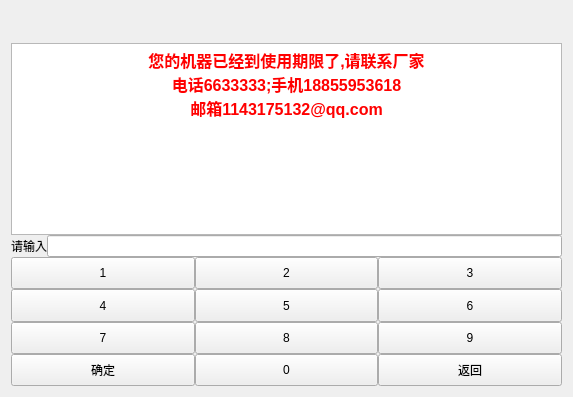
<?xml version="1.0" encoding="UTF-8"?>
<ui version="4.0">
 <class>input_machine_use_time</class>
 <widget class="QWidget" name="input_machine_use_time">
  <property name="geometry">
   <rect>
    <x>0</x>
    <y>0</y>
    <width>573</width>
    <height>397</height>
   </rect>
  </property>
  <property name="windowTitle">
   <string>Form</string>
  </property>
  <layout class="QGridLayout" name="gridLayout_2">
   <item row="0" column="0">
    <layout class="QVBoxLayout" name="verticalLayout" stretch="1,2,1,4,1">
     <property name="spacing">
      <number>0</number>
     </property>
     <item>
      <widget class="QLabel" name="l_title">
       <property name="font">
        <font>
         <pointsize>15</pointsize>
        </font>
       </property>
       <property name="text">
        <string/>
       </property>
       <property name="alignment">
        <set>Qt::AlignCenter</set>
       </property>
      </widget>
     </item>
     <item>
      <widget class="QTextBrowser" name="textBrowser">
       <property name="enabled">
        <bool>true</bool>
       </property>
       <property name="sizePolicy">
        <sizepolicy hsizetype="Minimum" vsizetype="Fixed">
         <horstretch>0</horstretch>
         <verstretch>0</verstretch>
        </sizepolicy>
       </property>
       <property name="html">
        <string>&lt;!DOCTYPE HTML PUBLIC &quot;-//W3C//DTD HTML 4.0//EN&quot; &quot;http://www.w3.org/TR/REC-html40/strict.dtd&quot;&gt;
&lt;html&gt;&lt;head&gt;&lt;meta name=&quot;qrichtext&quot; content=&quot;1&quot; /&gt;&lt;style type=&quot;text/css&quot;&gt;
p, li { white-space: pre-wrap; }
&lt;/style&gt;&lt;/head&gt;&lt;body style=&quot; font-family:'Ubuntu'; font-size:11pt; font-weight:400; font-style:normal;&quot;&gt;
&lt;p align=&quot;center&quot; style=&quot; margin-top:0px; margin-bottom:0px; margin-left:0px; margin-right:0px; -qt-block-indent:0; text-indent:0px;&quot;&gt;&lt;span style=&quot; font-size:12pt; font-weight:600; color:#ff0000;&quot;&gt;您的机器已经到使用期限了,请联系厂家&lt;/span&gt;&lt;/p&gt;
&lt;p align=&quot;center&quot; style=&quot; margin-top:0px; margin-bottom:0px; margin-left:0px; margin-right:0px; -qt-block-indent:0; text-indent:0px;&quot;&gt;&lt;span style=&quot; font-size:12pt; font-weight:600; color:#ff0000;&quot;&gt;电话6633333;手机18855953618&lt;/span&gt;&lt;/p&gt;
&lt;p align=&quot;center&quot; style=&quot; margin-top:0px; margin-bottom:0px; margin-left:0px; margin-right:0px; -qt-block-indent:0; text-indent:0px;&quot;&gt;&lt;span style=&quot; font-size:12pt; font-weight:600; color:#ff0000;&quot;&gt;邮箱1143175132@qq.com&lt;/span&gt;&lt;/p&gt;&lt;/body&gt;&lt;/html&gt;</string>
       </property>
      </widget>
     </item>
     <item>
      <layout class="QHBoxLayout" name="horizontalLayout_2">
       <property name="spacing">
        <number>0</number>
       </property>
       <item>
        <widget class="QLabel" name="l_notation">
         <property name="text">
          <string>请输入</string>
         </property>
        </widget>
       </item>
       <item>
        <widget class="QLineEdit" name="lineEdit"/>
       </item>
      </layout>
     </item>
     <item>
      <layout class="QGridLayout" name="gridLayout">
       <item row="0" column="0">
        <widget class="QPushButton" name="b_1">
         <property name="sizePolicy">
          <sizepolicy hsizetype="Minimum" vsizetype="Minimum">
           <horstretch>0</horstretch>
           <verstretch>0</verstretch>
          </sizepolicy>
         </property>
         <property name="text">
          <string>1</string>
         </property>
        </widget>
       </item>
       <item row="0" column="1">
        <widget class="QPushButton" name="b_2">
         <property name="sizePolicy">
          <sizepolicy hsizetype="Minimum" vsizetype="Minimum">
           <horstretch>0</horstretch>
           <verstretch>0</verstretch>
          </sizepolicy>
         </property>
         <property name="text">
          <string>2</string>
         </property>
        </widget>
       </item>
       <item row="0" column="2">
        <widget class="QPushButton" name="b_3">
         <property name="sizePolicy">
          <sizepolicy hsizetype="Minimum" vsizetype="Minimum">
           <horstretch>0</horstretch>
           <verstretch>0</verstretch>
          </sizepolicy>
         </property>
         <property name="text">
          <string>3</string>
         </property>
        </widget>
       </item>
       <item row="1" column="0">
        <widget class="QPushButton" name="b_4">
         <property name="sizePolicy">
          <sizepolicy hsizetype="Minimum" vsizetype="Minimum">
           <horstretch>0</horstretch>
           <verstretch>0</verstretch>
          </sizepolicy>
         </property>
         <property name="text">
          <string>4</string>
         </property>
        </widget>
       </item>
       <item row="1" column="1">
        <widget class="QPushButton" name="b_5">
         <property name="sizePolicy">
          <sizepolicy hsizetype="Minimum" vsizetype="Minimum">
           <horstretch>0</horstretch>
           <verstretch>0</verstretch>
          </sizepolicy>
         </property>
         <property name="text">
          <string>5</string>
         </property>
        </widget>
       </item>
       <item row="1" column="2">
        <widget class="QPushButton" name="b_6">
         <property name="sizePolicy">
          <sizepolicy hsizetype="Minimum" vsizetype="Minimum">
           <horstretch>0</horstretch>
           <verstretch>0</verstretch>
          </sizepolicy>
         </property>
         <property name="text">
          <string>6</string>
         </property>
        </widget>
       </item>
       <item row="2" column="0">
        <widget class="QPushButton" name="b_7">
         <property name="sizePolicy">
          <sizepolicy hsizetype="Minimum" vsizetype="Minimum">
           <horstretch>0</horstretch>
           <verstretch>0</verstretch>
          </sizepolicy>
         </property>
         <property name="text">
          <string>7</string>
         </property>
        </widget>
       </item>
       <item row="2" column="1">
        <widget class="QPushButton" name="b_8">
         <property name="sizePolicy">
          <sizepolicy hsizetype="Minimum" vsizetype="Minimum">
           <horstretch>0</horstretch>
           <verstretch>0</verstretch>
          </sizepolicy>
         </property>
         <property name="text">
          <string>8</string>
         </property>
        </widget>
       </item>
       <item row="2" column="2">
        <widget class="QPushButton" name="b_9">
         <property name="sizePolicy">
          <sizepolicy hsizetype="Minimum" vsizetype="Minimum">
           <horstretch>0</horstretch>
           <verstretch>0</verstretch>
          </sizepolicy>
         </property>
         <property name="text">
          <string>9</string>
         </property>
        </widget>
       </item>
       <item row="3" column="0">
        <widget class="QPushButton" name="b_ok">
         <property name="sizePolicy">
          <sizepolicy hsizetype="Minimum" vsizetype="Minimum">
           <horstretch>0</horstretch>
           <verstretch>0</verstretch>
          </sizepolicy>
         </property>
         <property name="text">
          <string>确定</string>
         </property>
        </widget>
       </item>
       <item row="3" column="1">
        <widget class="QPushButton" name="b_0">
         <property name="sizePolicy">
          <sizepolicy hsizetype="Minimum" vsizetype="Minimum">
           <horstretch>0</horstretch>
           <verstretch>0</verstretch>
          </sizepolicy>
         </property>
         <property name="text">
          <string>0</string>
         </property>
        </widget>
       </item>
       <item row="3" column="2">
        <widget class="QPushButton" name="b_return">
         <property name="sizePolicy">
          <sizepolicy hsizetype="Minimum" vsizetype="Minimum">
           <horstretch>0</horstretch>
           <verstretch>0</verstretch>
          </sizepolicy>
         </property>
         <property name="text">
          <string>返回</string>
         </property>
        </widget>
       </item>
      </layout>
     </item>
     <item>
      <layout class="QHBoxLayout" name="horizontalLayout" stretch="1,5,2">
       <property name="spacing">
        <number>0</number>
       </property>
       <item>
        <widget class="issample" name="widget_issample" native="true">
         <property name="sizePolicy">
          <sizepolicy hsizetype="Preferred" vsizetype="Maximum">
           <horstretch>0</horstretch>
           <verstretch>0</verstretch>
          </sizepolicy>
         </property>
        </widget>
       </item>
       <item>
        <widget class="ispreheat" name="widget_ispreheat" native="true">
         <property name="sizePolicy">
          <sizepolicy hsizetype="Preferred" vsizetype="Maximum">
           <horstretch>0</horstretch>
           <verstretch>0</verstretch>
          </sizepolicy>
         </property>
        </widget>
       </item>
       <item>
        <widget class="date_widget" name="widget_datetime" native="true">
         <property name="sizePolicy">
          <sizepolicy hsizetype="Preferred" vsizetype="Maximum">
           <horstretch>0</horstretch>
           <verstretch>0</verstretch>
          </sizepolicy>
         </property>
        </widget>
       </item>
      </layout>
     </item>
    </layout>
   </item>
  </layout>
 </widget>
 <customwidgets>
  <customwidget>
   <class>date_widget</class>
   <extends>QWidget</extends>
   <header>date_widget.h</header>
   <container>1</container>
  </customwidget>
  <customwidget>
   <class>issample</class>
   <extends>QWidget</extends>
   <header>issample.h</header>
   <container>1</container>
  </customwidget>
  <customwidget>
   <class>ispreheat</class>
   <extends>QWidget</extends>
   <header>ispreheat.h</header>
   <container>1</container>
  </customwidget>
 </customwidgets>
 <resources/>
 <connections/>
</ui>
